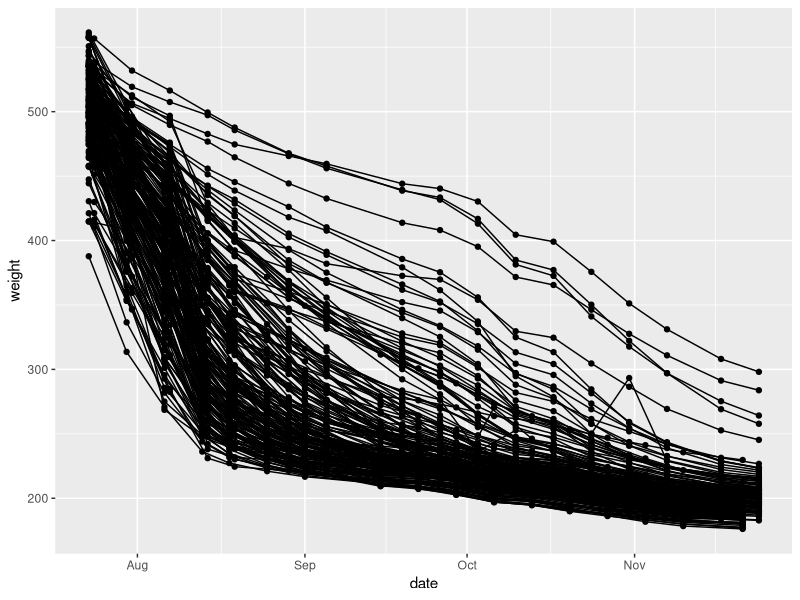
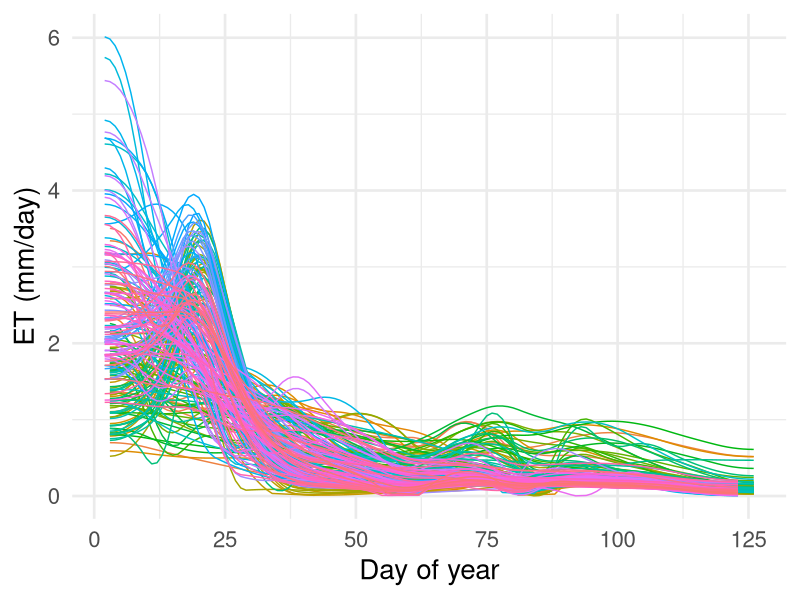
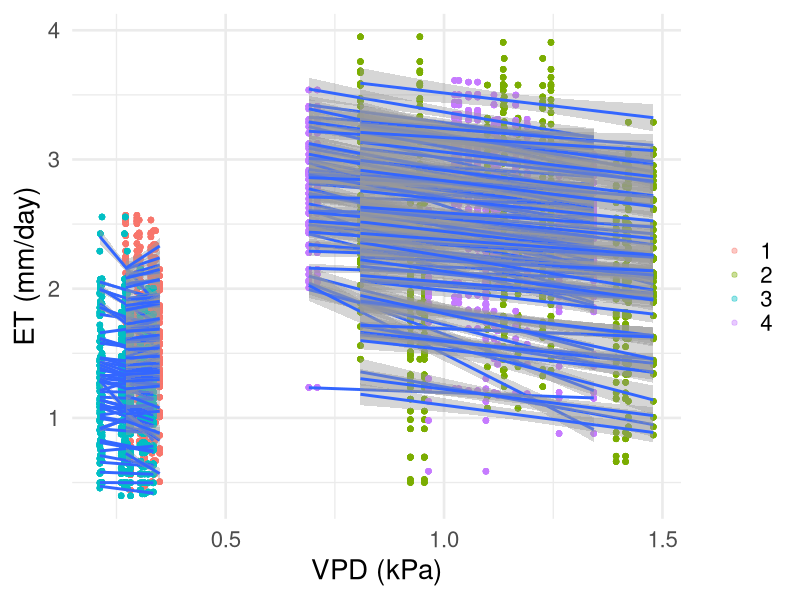
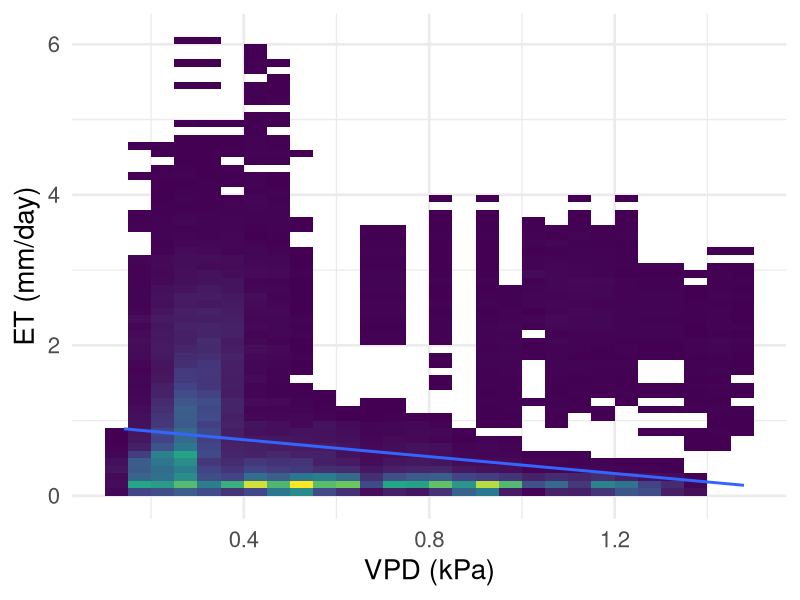

R code for these plots, in order:
library(tidyverse)
library(lme4)

morph <- read_csv("data/Experiment/Processed/Weight_Diam_Color.csv") %>% 
  mutate(date = date(date)) %>% 
  dplyr::select(TreeID, date, spp, id, water, temp, weight) %>% 
  mutate(chamber = case_when(spp %in% c("PIPO", "PSME") & id <= 30 ~ 1, 
                             spp %in% c("PIPO", "PSME") & id > 30 ~ 2, 
                             spp %in% c("PIFL", "PIEN") & id <= 30 ~ 3, 
                             spp %in% c("PIFL", "PIEN") & id > 30 ~ 4)) %>% 
  mutate(chamber = as.factor(chamber))

meta <- morph %>% 
  dplyr::select(TreeID, chamber, water, temp)

# tree ID + spp vector?
tree_spp <- morph %>% 
  dplyr::select(TreeID, spp) %>% 
  unique()

# remove watered plants from calculation???

morph <- morph %>% 
  filter(water == "drought") %>%  # only keep droughted plants
  select(TreeID, date, weight) %>% 
  filter(month(date) %in% seq(6, 11, 1))

ggplot(morph, aes(x = date, y = weight))+
  geom_point(aes(group = TreeID))+
  geom_line(aes(group = TreeID))

# 10/60 (1/6) of the plants in each chamber were watered
# 5/6 of the area was accounted for by "unwatered" plants

# fit splines to remaining data:

ind <- unique(morph$TreeID)
full_df <- data.frame(matrix(ncol = 0, nrow = 0))

for(i in 1:length(ind)){
  ID <- ind[i] # select the chamber to fit a curve for
  
  weight_id <- morph %>%  # filter the data to be only for that chamber
    filter(TreeID == ID) %>% 
    arrange(date) %>% 
    mutate(day = yday(date)) %>% 
    dplyr::select(weight, day) %>% 
    filter(!is.na(weight), !is.na(day))
  
  smoother <- smooth.spline(x = weight_id$day,
                            y = weight_id$weight) # create a smooth spline for that data
  
  predict_d1 <- data.frame(et = predict(smoother, deriv = 1,
                                x = seq(from = min(weight_id$day), 
                                to = max(weight_id$day), 
                                by = 1))$y,
                          day = predict(smoother, deriv = 1,
                                   x = seq(from = min(weight_id$day), 
                                           to = max(weight_id$day), 
                                           by = 1))$x,
                          TreeID = ID) %>% 
    ungroup()
  
  full_df <- rbind(predict_d1, full_df)
}

# ET rates are in grams per day

# convert grams to volume, then divide by area of chamber to get ET depth
# 1 g = 1 mL
# 1 mL = 10^3 cubic mm
# chamber footprint = 761805 sq mm 
# individual pot footprint: 2.7 inch diameter at top
  # 2.7 in d = 1.35 in r; radius = 34.29 mm; area = pi*r^2 3693.89752262 mm^2
# (not all of the area is evaporating but it defines the "control volume")
# just the footprint of the 60 pots ?
# divide chamber volume ET by chamber area

tree_et <- full_df %>% 
  filter(et < 0) %>% 
  mutate(et_mm = (et*1000/3693.8975),
         day = day - 202) %>% 
  inner_join(meta)

tree_et$chamber <- as.factor(tree_et$chamber)

ggplot(tree_et, aes(x = day, y = -et_mm))+
  geom_line(aes(color = as.factor(TreeID)))+
  labs(x = "Day of year", y = "ET (mm/day)", color = "Chamber")+
  theme_minimal(base_size = 20)+
  theme(legend.position = "none")


# regress individual ET rate against chamber VPD?

kest <- read_csv("data/Experiment/Processed/Kestrel_Dailys.csv") %>% 
  mutate(ta = temp) %>% 
  dplyr::select(-temp)
kest$chamber <- as.factor(kest$chamber)

et_vpd <- full_join(tree_et, kest) %>% 
  mutate(et_mm = -et_mm) %>% 
  mutate(hw = case_when(
    # chamber %in% c(2, 4) & 
      day %in% seq(19,25, by = 1)~ "hw",
    .default = "amb"
    
  )) %>% 
  inner_join(tree_spp)

# add a time "flag" to indicate if points were during the heatwave..?

ggplot(filter(et_vpd, hw == "hw"), 
       aes(x = vpd_m, y = et_mm))+
  geom_point(aes(color = chamber), alpha = 0.4)+
  geom_smooth(method = "lm", aes(group = TreeID))+
  labs(x = "VPD (kPa)", y = "ET (mm/day)", color = "")+
  theme_minimal(base_size = 20)

TukeyHSD(aov(et_mm ~ chamber, data = filter(et_vpd, hw == "hw")))

summary(lmer(et_mm ~ vpd_m + (1 | TreeID), data = filter(et_vpd)))

ggplot(et_vpd, aes(x = vpd_m, y = et_mm))+
  geom_bin2d(binwidth = c(0.05, 0.1))+
  scale_fill_continuous(type = "viridis")+
  # geom_smooth(aes(group = chamber), se = F)+
  geom_smooth(method = "lm", se = F)+
  labs(x = "VPD (kPa)", y = "ET (mm/day)", color = "Chamber")+
  theme_minimal(base_size = 20)+
  theme(legend.position = "none")

summary(lm(et_mm ~ vpd_m + hw + spp, et_vpd))

# i want to include VWC in my model with an interaction
# to see if the effect of VPD on ET depended on VWC
